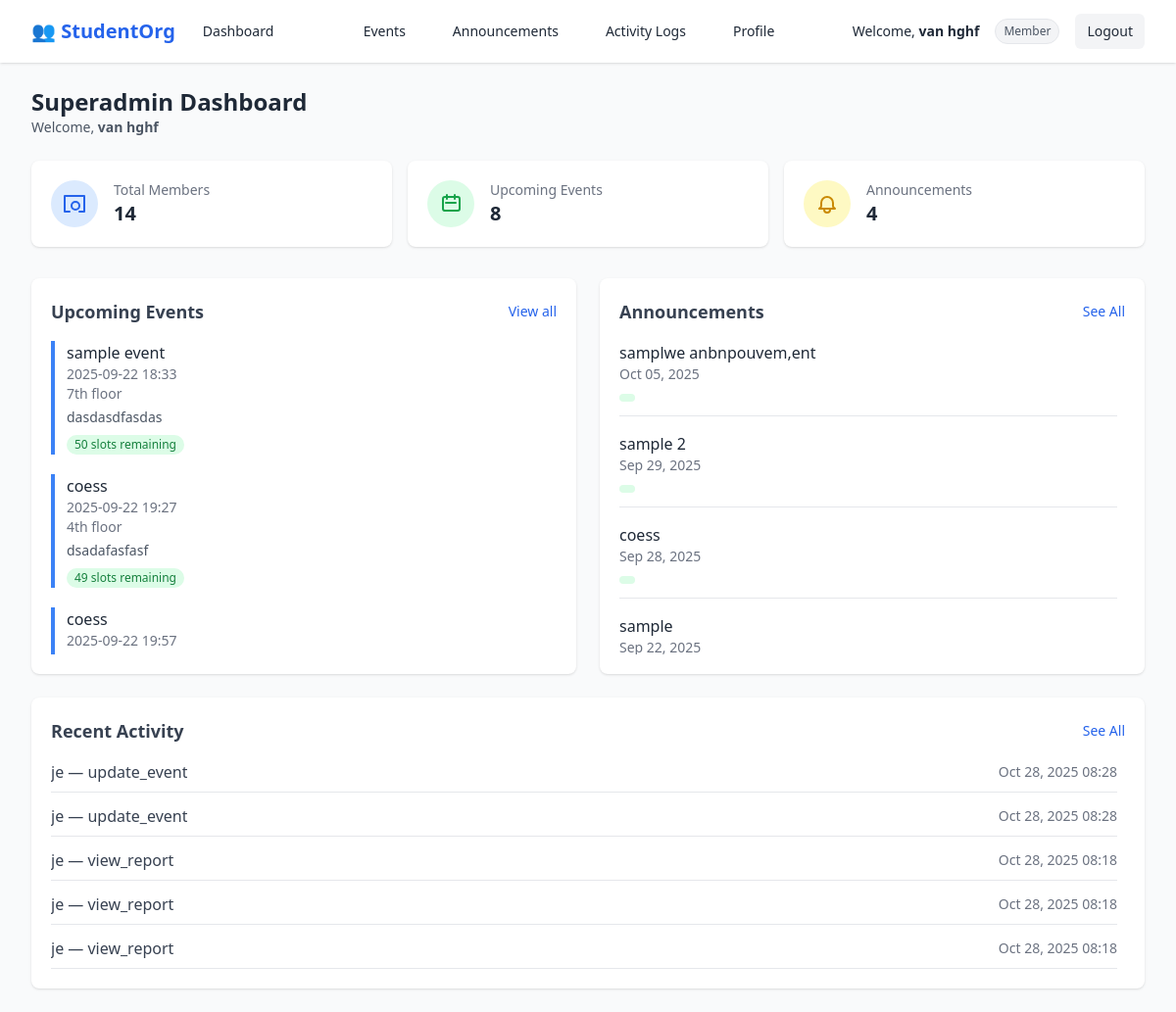
Screenshot of /dashboard/superadmin/ (signed in) with the database file from the repository.
### accounts/models.py (models this page shows, shortened)
class Event(models.Model):
    title = models.CharField(max_length=200)
    start_datetime = models.DateTimeField(default=timezone.now)
    end_datetime = models.DateTimeField(default=timezone.now)
    location = models.CharField(max_length=255, default="TBA")
    max_slots = models.PositiveIntegerField(default=200)
    description = models.TextField(blank=True, null=True)
    def slots_remaining(self):
        return self.max_slots - self.registrations.count()

class Announcement(models.Model):
    title = models.CharField(max_length=255)
    content = models.TextField()
    created_at = models.DateTimeField(auto_now_add=True)
    author = models.ForeignKey(User, on_delete=models.CASCADE)

class AuditLog(models.Model):
    user = models.ForeignKey(settings.AUTH_USER_MODEL, on_delete=models.SET_NULL, null=True, blank=True)
    action = models.CharField(max_length=255)
    target = models.CharField(max_length=255, null=True, blank=True)
    timestamp = models.DateTimeField(auto_now_add=True)

### accounts/views.py (the view)
# urls.py: path('dashboard/superadmin/', views.superadmin_dashboard, name="superadmin_dashboard"),
@login_required
def superadmin_dashboard(request):
    total_members = User.objects.count()
    total_events = Event.objects.count()
    total_announcements = Announcement.objects.count()
    events = Event.objects.order_by('start_datetime')[:5]
    announcements = Announcement.objects.order_by('-created_at')[:5]
    logs = AuditLog.objects.order_by('-timestamp')[:5]
    return render(request, 'accounts/superadmin_dashboard.html', {
        'total_members': total_members,
        'total_events': total_events,
        'total_announcements': total_announcements,
        'events': events,
        'announcements': announcements,
        'logs': logs,
    })
    return render(request, "accounts/superadmin_dashboard.html", context)

### accounts/templates/accounts/superadmin_dashboard.html (shortened to what this page needs)
{% extends "accounts/base.html" %}
{% block content %}
<div class="max-w-7xl mx-auto px-4 sm:px-6 lg:px-8 py-6">
  <div class="flex flex-col sm:flex-row sm:items-center sm:justify-between mb-6">
    <div>
      <h1 class="text-2xl font-bold text-gray-800 mb-2 sm:mb-0">Superadmin Dashboard</h1>
      <p class="text-gray-600 text-sm">
        Welcome, <strong>{{ user.get_full_name|default:user.username }}</strong>
      </p>
    </div>
  </div>
  <div class="grid grid-cols-1 sm:grid-cols-2 lg:grid-cols-3 gap-4 mb-8">
    <div class="bg-white shadow rounded-lg p-5 flex items-center gap-4">
      <div class="p-3 bg-blue-100 text-blue-600 rounded-full flex-shrink-0">
        <svg xmlns="http://www.w3.org/2000/svg" class="h-6 w-6" fill="none" viewBox="0 0 24 24" stroke="currentColor">
          <path stroke-linecap="round" stroke-linejoin="round" stroke-width="2"
            d="M17 20h5V4H2v16h5m10-6a4 4 0 11-8 0 4 4 0 018 0z" />
        </svg>
      </div>
      <div class="flex-1 min-w-0">
        <p class="text-gray-500 text-sm truncate">Total Members</p>
        <p class="text-xl font-semibold">{{ total_members }}</p>
      </div>
    </div>
    <div class="bg-white shadow rounded-lg p-5 flex items-center gap-4">
      <div class="p-3 bg-green-100 text-green-600 rounded-full flex-shrink-0">
        <svg xmlns="http://www.w3.org/2000/svg" class="h-6 w-6" fill="none" viewBox="0 0 24 24" stroke="currentColor">
          <path stroke-linecap="round" stroke-linejoin="round" stroke-width="2"
            d="M8 7V3m8 4V3m-9 8h10m-12 8h14a2 2 0 002-2V7a2 2 0 00-2-2H6a2 2 0 00-2 2v10a2 2 0 002 2z" />
        </svg>
      </div>
      <div class="flex-1 min-w-0">
        <p class="text-gray-500 text-sm truncate">Upcoming Events</p>
        <p class="text-xl font-semibold">{{ total_events }}</p>
      </div>
    </div>
    <div class="bg-white shadow rounded-lg p-5 flex items-center gap-4">
      <div class="p-3 bg-yellow-100 text-yellow-600 rounded-full flex-shrink-0">
      </div>
      <div class="flex-1 min-w-0">
        <p class="text-gray-500 text-sm truncate">Announcements</p>
        <p class="text-xl font-semibold">{{ total_announcements }}</p>
      </div>
    </div>
  </div>
  <div class="grid grid-cols-1 lg:grid-cols-2 gap-6">
    <div class="bg-white shadow rounded-lg p-5">
      <div class="flex items-center justify-between mb-4">
        <h2 class="text-lg font-semibold text-gray-700">Upcoming Events</h2>
        <a href="{% url 'accounts:event_list' %}" class="text-blue-600 text-sm hover:underline">View all</a>
      </div>
      {% if events %}
        <div class="space-y-5 max-h-80 overflow-y-auto scrollbar-thin scrollbar-thumb-gray-300 pr-2">
          {% for event in events %}
          <div class="border-l-4 border-blue-500 pl-3">
            <a href="{% url 'accounts:event_edit' event.id %}" class="font-medium text-gray-800 hover:underline">
              {{ event.title }}
            </a>
            <p class="text-sm text-gray-500">{{ event.start_datetime|date:"Y-m-d H:i" }}</p>
            <p class="text-sm text-gray-500">{{ event.location|default:"TBA" }}</p>
            {% if event.description %}
              <p class="text-sm text-gray-600 mt-1">{{ event.description }}</p>
            {% endif %}
            {% if event.max_slots %}
              <span class="inline-block mt-2 text-xs bg-green-100 text-green-700 px-2 py-0.5 rounded-full">
                {{ event.slots_remaining }} slots remaining
              </span>
            {% endif %}
          </div>
          {% endfor %}
        </div>
      {% else %}
        <p class="text-gray-500 text-sm">No upcoming events available.</p>
      {% endif %}
    </div>
    <div class="bg-white shadow rounded-lg p-5">
      <div class="flex items-center justify-between mb-4">
        <h2 class="text-lg font-semibold text-gray-700">Announcements</h2>
        <a href="{% url 'accounts:announcement_list' %}" class="text-blue-600 text-sm hover:underline">See All</a>
      </div>
      {% if announcements %}
        <ul class="space-y-4 max-h-80 overflow-y-auto scrollbar-thin scrollbar-thumb-gray-300 pr-2">
          {% for ann in announcements %}
          <li class="border-b pb-2">
            <p class="font-medium text-gray-800">{{ ann.title }}</p>
            <p class="text-sm text-gray-500">{{ ann.created_at|date:"M d, Y" }}</p>
            <span class="inline-block mt-1 px-2 py-1 text-xs rounded-full
              {% if ann.priority == 'High' %}bg-red-100 text-red-600
              {% elif ann.priority == 'Medium' %}bg-yellow-100 text-yellow-600
              {% else %}bg-green-100 text-green-600{% endif %}">
            </span>
          </li>
          {% endfor %}
        </ul>
      {% else %}
        <p class="text-gray-500 text-sm">No announcements available.</p>
      {% endif %}
    </div>
  </div>
  <div class="bg-white shadow rounded-lg p-5 mt-6">
    <div class="flex items-center justify-between mb-4">
      <h2 class="text-lg font-semibold text-gray-700">Recent Activity</h2>
      <a href="{% url 'accounts:audit_log_list' %}" class="text-blue-600 text-sm hover:underline">See All</a>
    </div>
    {% if logs %}
      <ul class="space-y-3 max-h-80 overflow-y-auto scrollbar-thin scrollbar-thumb-gray-300 pr-2">
        {% for log in logs %}
        <li class="flex justify-between items-center border-b pb-2">
          <span class="text-gray-700 truncate">{{ log.user }} — {{ log.action }}</span>
          <span class="text-sm text-gray-500 flex-shrink-0">{{ log.timestamp|date:"M d, Y H:i" }}</span>
        </li>
        {% endfor %}
      </ul>
    {% else %}
      <p class="text-gray-500 text-sm">No activity logs available.</p>
    {% endif %}
  </div>
</div>
{% endblock %}

### accounts/templates/accounts/base.html (shortened to what this page needs)
{% load static %}
<!DOCTYPE html>
<html lang="en">
<head>
 <script src="https://cdn.tailwindcss.com"></script>
 </head>
 <body
  class="{% if request.resolver_match.url_name in 'login register' %}
         min-h-screen flex items-center justify-center bg-gradient-to-br from-blue-50 to-indigo-100 text-gray-800
         {% else %}
         bg-gray-50 text-gray-800
         {% endif %}">
  {% if request.resolver_match.url_name not in 'login register' %}
  <nav class="bg-white shadow">
    <div class="max-w-7xl mx-auto px-4 sm:px-6 lg:px-8">
      <div class="flex justify-between h-16 items-center">
        <div class="flex items-center space-x-4">
          <span class="text-xl font-bold text-blue-600 flex items-center">
            👥 StudentOrg
          </span>
          {% if user.is_superuser %}
            <a href="{% url 'accounts:superadmin_dashboard' %}"
               class="px-3 py-2 rounded-md text-sm font-medium
               {% if request.resolver_match.url_name == 'superadmin_dashboard' %} bg-blue-100 text-blue-700 {% else %} hover:bg-gray-100 {% endif %}">
              Dashboard
            </a>
          {% elif user.member.role == "admin" %}
            <a href="{% url 'accounts:admin_dashboard' %}"
               class="px-3 py-2 rounded-md text-sm font-medium
               {% if request.resolver_match.url_name == 'admin_dashboard' %} bg-blue-100 text-blue-700 {% else %} hover:bg-gray-100 {% endif %}">
              Dashboard
            </a>
          {% else %}
            <a href="{% url 'accounts:member_dashboard' %}"
               class="px-3 py-2 rounded-md text-sm font-medium
               {% if request.resolver_match.url_name == 'member_dashboard' %} bg-blue-100 text-blue-700 {% else %} hover:bg-gray-100 {% endif %}">
              Dashboard
            </a>
          {% endif %}
        </div>
        {% if user.is_authenticated and user.member.role in "admin superadmin" %}
        <div class="flex space-x-6">
          <a href="{% url 'accounts:membership_list' %}"
             class="px-3 py-2 rounded-md text-sm font-medium
             {% if request.resolver_match.url_name == 'membership_list' %} bg-blue-100 text-blue-700 {% else %} hover:bg-gray-100 {% endif %}">
            Members
          </a>
          <a href="{% url 'accounts:event_list' %}"
             class="px-3 py-2 rounded-md text-sm font-medium
             {% if request.resolver_match.url_name == 'event_list' %} bg-blue-100 text-blue-700 {% else %} hover:bg-gray-100 {% endif %}">
            Events
          </a>
          <a href="{% url 'accounts:announcement_list' %}"
             class="px-3 py-2 rounded-md text-sm font-medium
             {% if request.resolver_match.url_name == 'announcement_list' %} bg-blue-100 text-blue-700 {% else %} hover:bg-gray-100 {% endif %}">
            Announcements
          </a>
          <a href="{% url 'accounts:audit_log_list' %}"
             class="px-3 py-2 rounded-md text-sm font-medium
             {% if request.resolver_match.url_name == 'audit_log_list' %} bg-blue-100 text-blue-700 {% else %} hover:bg-gray-100 {% endif %}">
            Activity Logs
          </a>
          <a href="{% url 'accounts:profile_update' %}"
             class="px-3 py-2 rounded-md text-sm font-medium
             {% if request.resolver_match.url_name == 'profile_update' %} bg-blue-100 text-blue-700 {% else %} hover:bg-gray-100 {% endif %}">
            Profile
          </a>
        </div>
        {% else %}
        <div class="flex space-x-6">
          <a href="{% url 'accounts:event_list' %}"
             class="px-3 py-2 rounded-md text-sm font-medium
             {% if request.resolver_match.url_name == 'event_list' %} bg-blue-100 text-blue-700 {% else %} hover:bg-gray-100 {% endif %}">
            Events
          </a>
          <a href="{% url 'accounts:announcement_list' %}"
             class="px-3 py-2 rounded-md text-sm font-medium
             {% if request.resolver_match.url_name == 'announcement_list' %} bg-blue-100 text-blue-700 {% else %} hover:bg-gray-100 {% endif %}">
            Announcements
          </a>
          <a href="{% url 'accounts:audit_log_list' %}"
             class="px-3 py-2 rounded-md text-sm font-medium
             {% if request.resolver_match.url_name == 'audit_log_list' %} bg-blue-100 text-blue-700 {% else %} hover:bg-gray-100 {% endif %}">
            Activity Logs
          </a>
          <a href="{% url 'accounts:profile_update' %}"
             class="px-3 py-2 rounded-md text-sm font-medium
             {% if request.resolver_match.url_name == 'profile_update' %} bg-blue-100 text-blue-700 {% else %} hover:bg-gray-100 {% endif %}">
            Profile
          </a>
        </div>
        {% endif %}
        <div class="flex items-center space-x-4">
          <span class="text-sm">
            Welcome, <strong>{{ user.get_full_name|default:user.username }}</strong>
          </span>
          {% if user.is_superuser %}
            <span class="px-2 py-1 text-xs rounded-full bg-blue-100 text-blue-600 border border-blue-200">
              Superadmin
            </span>
          {% elif user.member.role == "admin" %}
            <span class="px-2 py-1 text-xs rounded-full bg-green-100 text-green-600 border border-green-200">
              Admin
            </span>
          {% else %}
            <span class="px-2 py-1 text-xs rounded-full bg-gray-100 text-gray-600 border border-gray-200">
              Member
            </span>
          {% endif %}
          <a href="{% url 'accounts:logout' %}"
             class="px-3 py-2 rounded-md bg-gray-100 hover:bg-gray-200 text-sm font-medium">
            Logout
          </a>
        </div>
      </div>
    </div>
  </nav>
  {% endif %}
  {% block content %}{% endblock %}
</body>
</html>

### rows the page displays
Event: title "sample event", start_datetime "2025-09-22 18:33", location "7th floor", description "dasdasdfasdas", slots_remaining "50"
Event: title "coess", start_datetime "2025-09-22 19:27", location "4th floor", description "dsadafasfasf", slots_remaining "49"
Event: title "coess", start_datetime "2025-09-22 19:57"
Announcement: title "samplwe anbnpouvem,ent", created_at "Oct 05, 2025"
Announcement: title "sample 2", created_at "Sep 29, 2025"
Announcement: title "coess", created_at "Sep 28, 2025"
Announcement: title "sample", created_at "Sep 22, 2025"
AuditLog: user "je", action "update_event", timestamp "Oct 28, 2025 08:28"
AuditLog: user "je", action "update_event", timestamp "Oct 28, 2025 08:28"
AuditLog: user "je", action "view_report", timestamp "Oct 28, 2025 08:18"
AuditLog: user "je", action "view_report", timestamp "Oct 28, 2025 08:18"
AuditLog: user "je", action "view_report", timestamp "Oct 28, 2025 08:18"

### other values shown
{{ user.get_full_name|default:user.username }} "van hghf"
{{ total_members }} "14"
{{ total_events }} "8"
{{ total_announcements }} "4"
